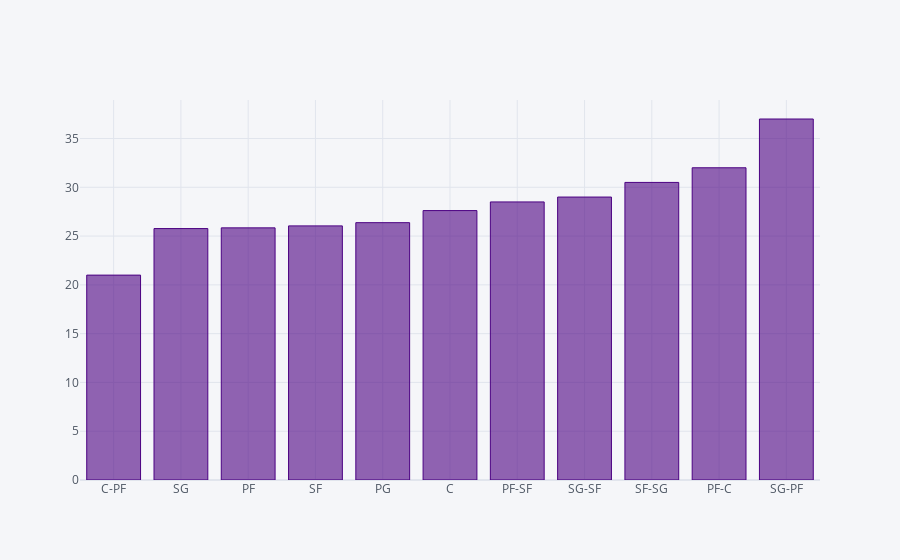

Source (notebook cell):
### Code cell
# Average player age of different positions in the whole NBA season 2018-2019
df.groupby('Pos')['Age'].agg('mean').sort_values().iplot(kind = 'bar',color = 'indigo')

### Figure 1 — Plotly figure (JSON) as saved in the notebook; plotly's stock layout.template omitted (floating-point values rounded to 4 significant figures)
{"data": [{"marker": {"color": "rgba(75, 0, 130, 0.6)", "line": {"color": "rgba(75, 0, 130, 1.0)", "width": 1}}, "name": "Age", "orientation": "v", "text": "", "type": "bar", "x": ["C-PF", "SG", "PF", "SF", "PG", "C", "PF-SF", "SG-SF", "SF-SG", "PF-C", "SG-PF"], "y": [21, 25.77, 25.84, 26.05, 26.38, 27.61, 28.5, 29, 30.5, 32, 37]}], "layout": {"legend": {"bgcolor": "#F5F6F9", "font": {"color": "#4D5663"}}, "paper_bgcolor": "#F5F6F9", "plot_bgcolor": "#F5F6F9", "title": {"font": {"color": "#4D5663"}}, "xaxis": {"gridcolor": "#E1E5ED", "showgrid": true, "tickfont": {"color": "#4D5663"}, "title": {"font": {"color": "#4D5663"}, "text": ""}, "zerolinecolor": "#E1E5ED"}, "yaxis": {"gridcolor": "#E1E5ED", "showgrid": true, "tickfont": {"color": "#4D5663"}, "title": {"font": {"color": "#4D5663"}, "text": ""}, "zerolinecolor": "#E1E5ED"}}}
